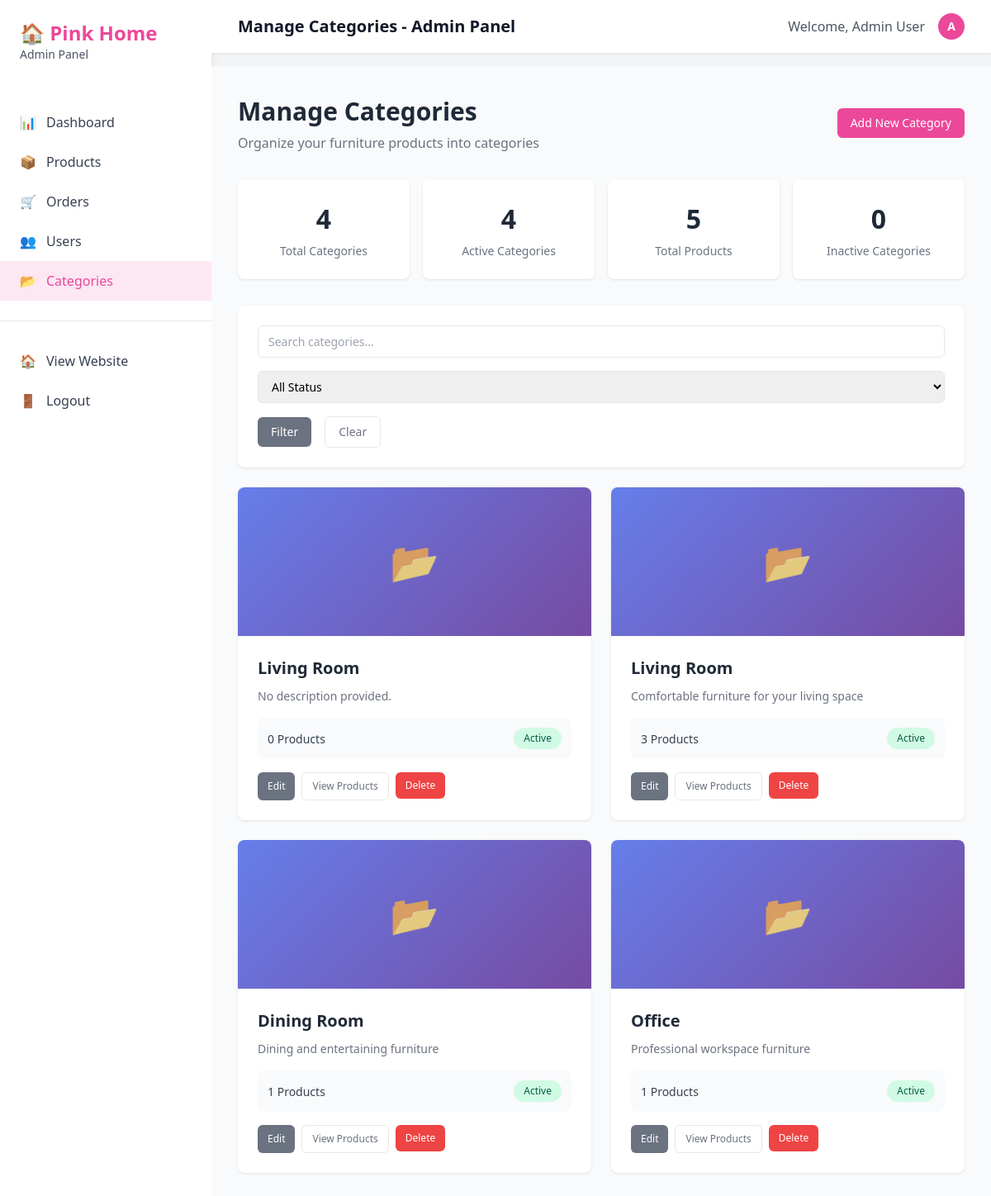
Screenshot of /admin/categories.php (signed in) with the database file from the repository.
### tables this page shows
CREATE TABLE `categories` (
  `id` int(11) NOT NULL,
  `name` varchar(50) NOT NULL,
  `description` text DEFAULT NULL,
  `image_url` varchar(255) DEFAULT NULL,
  `created_at` timestamp NOT NULL DEFAULT current_timestamp(),
  `parent_id` int(11) DEFAULT NULL,
  `is_active` tinyint(1) DEFAULT 1
);

### admin/categories.php (the view, shortened to what this page needs)
<?php
$conn = getConnection();
$search = $_GET['search'] ?? '';
$where_conditions = [];
$params = [];
$where_clause = $where_conditions ? "WHERE " . implode(" AND ", $where_conditions) : "";
$stmt = $conn->prepare("
    SELECT c.*, COUNT(p.id) as product_count
    FROM categories c
    LEFT JOIN products p ON c.id = p.category_id
    $where_clause
    GROUP BY c.id
    ORDER BY c.created_at DESC
");
$stmt->execute($params);
$categories = $stmt->fetchAll();
require_once 'header.php';
?>
<link rel="stylesheet" href="../css/admin.css">
<div class="admin-content">
    <div class="admin-header">
        <div class="admin-header-content">
            <div>
                <h1 class="admin-title">Manage Categories</h1>
                <p class="admin-subtitle">Organize your furniture products into categories</p>
            </div>
            <button onclick="showModal('add-category-modal')" class="admin-btn admin-btn-primary">
                Add New Category
            </button>
        </div>
    </div>
    <div class="admin-stats-grid">
        <?php
        $total_categories = count($categories);
        $active_categories = count(array_filter($categories, function($cat) { return $cat['is_active']; }));
        $total_products = array_sum(array_column($categories, 'product_count'));
        ?>
        <div class="admin-stat-card">
            <div class="admin-stat-number"><?php echo $total_categories; ?></div>
            <div class="admin-stat-label">Total Categories</div>
        </div>
        <div class="admin-stat-card">
            <div class="admin-stat-number"><?php echo $active_categories; ?></div>
            <div class="admin-stat-label">Active Categories</div>
        </div>
        <div class="admin-stat-card">
            <div class="admin-stat-number"><?php echo $total_products; ?></div>
            <div class="admin-stat-label">Total Products</div>
        </div>
        <div class="admin-stat-card">
            <div class="admin-stat-number"><?php echo $total_categories - $active_categories; ?></div>
            <div class="admin-stat-label">Inactive Categories</div>
        </div>
    </div>
    <div class="admin-card admin-filters">
        <form method="GET" class="admin-filter-form">
            <div class="admin-filter-group">
                <input type="text" name="search" value="<?php echo htmlspecialchars($search); ?>"
                       placeholder="Search categories..." class="admin-input admin-search-input">
                <select name="status" class="admin-select">
                    <option value="">All Status</option>
                </select>
                <button type="submit" class="admin-btn admin-btn-secondary">Filter</button>
                <a href="categories.php" class="admin-btn admin-btn-outline">Clear</a>
            </div>
        </form>
    </div>
    <div class="admin-grid admin-categories-grid">
        <?php foreach ($categories as $category): ?>
            <div class="admin-card admin-category-card">
                <div class="admin-category-image">
                    <?php if (!empty($category['image_url'])): ?>
                        <div class="admin-category-placeholder" style="display: none;">📂</div>
                    <?php else: ?>
                        <div class="admin-category-placeholder">📂</div>
                    <?php endif; ?>
                </div>
                <div class="admin-category-content">
                    <h3 class="admin-category-name">
                        <?php echo htmlspecialchars($category['name']); ?>
                    </h3>
                    <p class="admin-category-description">
                        <?php echo !empty($category['description'])
                            ? htmlspecialchars(substr($category['description'], 0, 100)) . (strlen($category['description']) > 100 ? '...' : '')
                            : 'No description provided.'; ?>
                    </p>
                    <div class="admin-category-stats">
                        <span class="admin-category-product-count">
                            <?php echo $category['product_count']; ?> Products
                        </span>
                        <span class="admin-category-status admin-status-<?php echo $category['is_active'] ? 'active' : 'inactive'; ?>">
                            <?php echo $category['is_active'] ? 'Active' : 'Inactive'; ?>
                        </span>
                    </div>
                    <div class="admin-category-actions">
                        <a href="?edit=<?php echo $category['id']; ?>" class="admin-btn admin-btn-sm admin-btn-secondary">
                            Edit
                        </a>
                        <a href="products.php?category=<?php echo $category['id']; ?>"
                           class="admin-btn admin-btn-sm admin-btn-outline">
                            View Products
                        </a>
                        <form method="POST" class="admin-inline-form"
                              onsubmit="return confirm('Are you sure? Categories with products will be deactivated instead of deleted.')"
                              style="display: inline;">
                            <button type="submit" class="admin-btn admin-btn-sm admin-btn-danger">
                                Delete
                            </button>
                        </form>
                    </div>
                </div>
            </div>
        <?php endforeach; ?>
    </div>
</div>
<?php require_once 'footer.php'; ?>

### css/admin.css (style rules this page uses)
:root { --admin-primary: #ec4899; --admin-primary-dark: #db2777; --admin-secondary: #6b7280; --admin-success: #10b981; --admin-danger: #ef4444; --admin-warning: #f59e0b; --admin-info: #3b82f6; --admin-light: #f9fafb; --admin-dark: #1f2937; --admin-border: #e5e7eb; --admin-shadow: 0 1px 3px 0 rgba(0, 0, 0, 0.1); --admin-shadow-lg: 0 10px 15px -3px rgba(0, 0, 0, 0.1); }
.admin-content { flex: 1; padding: 2rem; background-color: var(--admin-light); min-height: 100vh; }
.admin-header { margin-bottom: 2rem; }
.admin-header-content { display: flex; justify-content: space-between; align-items: center; flex-wrap: wrap; gap: 1rem; }
.admin-title { font-size: 1.875rem; font-weight: 700; color: var(--admin-dark); margin: 0; }
.admin-subtitle { color: var(--admin-secondary); margin: 0.25rem 0 0 0; }
.admin-btn { display: inline-flex; align-items: center; justify-content: center; padding: 0.5rem 1rem; border: none; border-radius: 0.375rem; font-weight: 500; text-decoration: none; cursor: pointer; transition: all 0.2s; font-size: 0.875rem; line-height: 1.25rem; }
.admin-btn-primary { background-color: var(--admin-primary); color: white; }
.admin-btn-secondary { background-color: var(--admin-secondary); color: white; }
.admin-btn-outline { background-color: transparent; color: var(--admin-secondary); border: 1px solid var(--admin-border); }
.admin-btn-danger { background-color: var(--admin-danger); color: white; }
.admin-btn-sm { padding: 0.375rem 0.75rem; font-size: 0.75rem; }
.admin-card { background-color: white; border-radius: 0.5rem; box-shadow: var(--admin-shadow); overflow: hidden; }
.admin-filters { padding: 1.5rem; margin-bottom: 1.5rem; }
.admin-filter-form { display: flex; flex-wrap: wrap; gap: 1rem; align-items: center; }
.admin-filter-group { display: flex; flex-wrap: wrap; gap: 1rem; align-items: center; flex: 1; }
.admin-search-input { flex: 1; min-width: 16rem; }
.admin-input, .admin-select, .admin-textarea { width: 100%; padding: 0.5rem 0.75rem; border: 1px solid var(--admin-border); border-radius: 0.375rem; font-size: 0.875rem; transition: border-color 0.2s; }
.admin-grid { display: grid; gap: 1.5rem; }
.admin-category-card { display: flex; flex-direction: column; height: 100%; }
.admin-category-image { position: relative; height: 10rem; overflow: hidden; }
.admin-category-content { padding: 1rem; flex: 1; display: flex; flex-direction: column; }
.admin-category-name { font-size: 1.125rem; font-weight: 600; color: var(--admin-dark); margin: 0 0 0.5rem 0; }
.admin-category-description { color: var(--admin-secondary); font-size: 0.875rem; margin: 0 0 0.75rem 0; line-height: 1.4; }
.admin-category-actions { display: flex; gap: 0.5rem; margin-top: auto; flex-wrap: wrap; }
.admin-inline-form { display: inline; }

### rows the page displays
categories: name "Living Room", description "No description provided.", product_count "0", is_active "Active"
categories: name "Living Room", description "Comfortable furniture for your living space", product_count "3", is_active "Active"
categories: name "Dining Room", description "Dining and entertaining furniture", product_count "1", is_active "Active"
categories: name "Office", description "Professional workspace furniture", product_count "1", is_active "Active"

### other values shown
$pageTitle "Manage Categories - Admin Panel"
$_SESSION['user_name'] "Admin User"
substr($_SESSION['user_name'], 0, 1) "A"
$total_categories "4"
$active_categories "4"
$total_products "5"
$total_categories - $active_categories "0"
